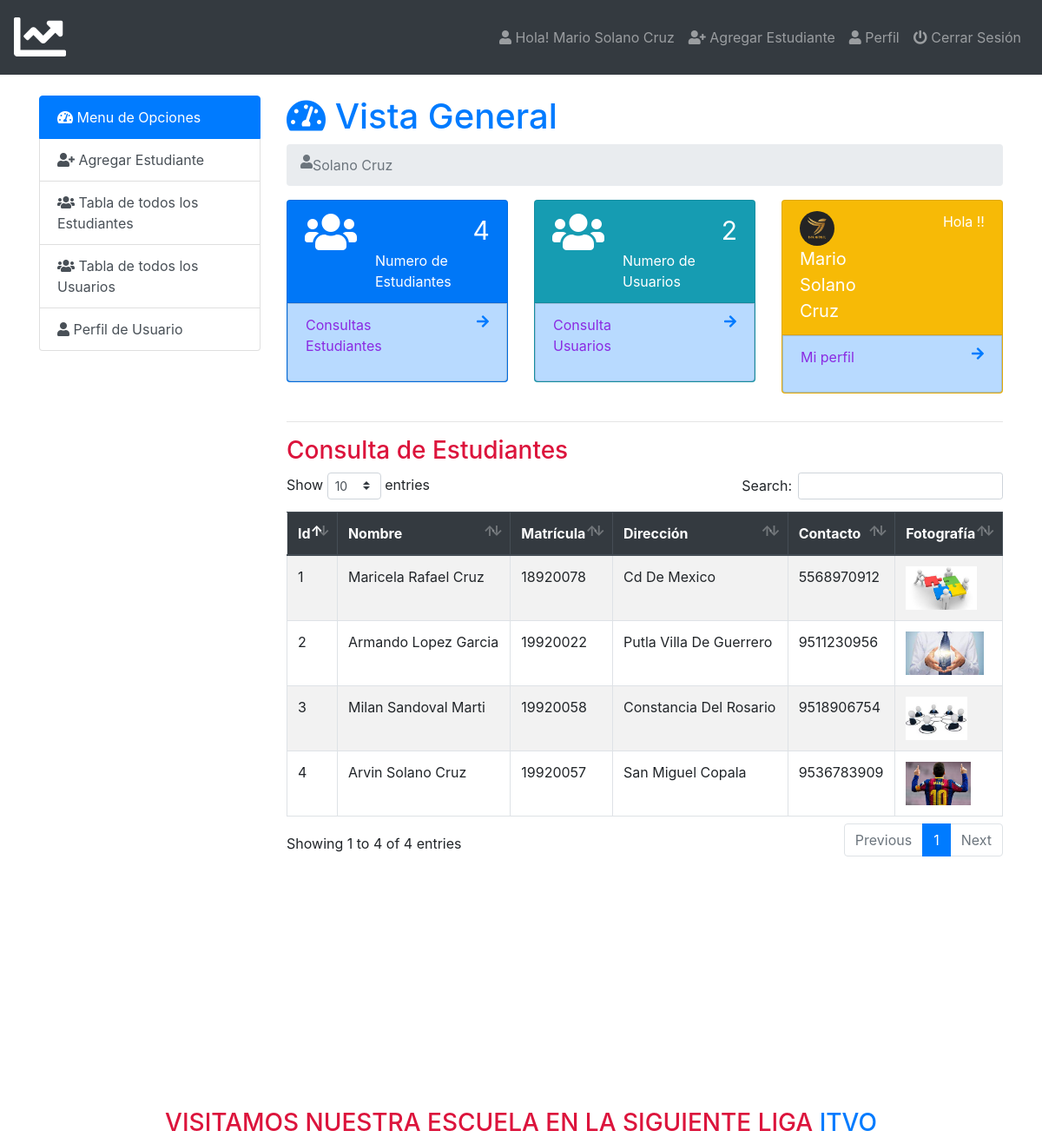
The page /admin/index.php (signed in) on the database its author committed.
### tables this page shows
CREATE TABLE `users` (
  `id` int(5) NOT NULL,
  `name` varchar(50) NOT NULL,
  `email` varchar(50) NOT NULL,
  `username` varchar(50) NOT NULL,
  `password` varchar(100) NOT NULL,
  `photo` varchar(50) NOT NULL,
  `status` varchar(12) NOT NULL,
  `datetime` timestamp NOT NULL DEFAULT current_timestamp()
);

CREATE TABLE `student_info` (
  `id` int(5) NOT NULL,
  `name` varchar(20) NOT NULL,
  `roll` int(6) NOT NULL,
  `class` varchar(7) NOT NULL,
  `city` varchar(150) NOT NULL,
  `pcontact` varchar(11) NOT NULL,
  `photo` varchar(50) NOT NULL,
  `datetime` timestamp NOT NULL DEFAULT current_timestamp()
);

### admin/dashboard.php (the view, shortened to what this page needs)
<h1><a href="index.php"><i class="fas fa-tachometer-alt"></i>  Vista General </a> <small></small></h1>
<nav aria-label="breadcrumb">
  <ol class="breadcrumb">
     <li class="breadcrumb-item active" aria-current="page"><i class="fas fa-user"></i> Solano Cruz</li>
  </ol>
</nav>
<div class="row student">
  <div class="col-sm-4">
     <div class="card text-white bg-primary mb-3">
      <div class="card-header">
        <div class="row">
          <div class="col-sm-4">
            <i class="fa fa-users fa-3x"></i>
          </div>
          <div class="col-sm-8">
            <div class="float-sm-right">&nbsp;<span style="font-size: 30px"><?php $stu=mysqli_query($db_con,'SELECT * FROM `student_info`'); $stu= mysqli_num_rows($stu); echo $stu; ?></span></div>
            <div class="clearfix"></div>
            <div class="float-sm-right">Numero de Estudiantes</div>
          </div>
        </div>
      </div>
      <div class="list-group-item-primary list-group-item list-group-item-action">
        <div class="row">
          <div class="col-sm-8">
            <p class="">Consultas  Estudiantes</p>
          </div>
          <div class="col-sm-4">
            <a href="all-student.php"><i class="fa fa-arrow-right float-sm-right"></i></a>
          </div>
        </div>
      </div>
    </div>
  </div>
  <div class="col-sm-4">
     <div class="card text-white bg-info mb-3">
      <div class="card-header">
        <div class="row">
          <div class="col-sm-4">
            <i class="fa fa-users fa-3x"></i>
          </div>
          <div class="col-sm-8">
            <div class="float-sm-right">&nbsp;<span style="font-size: 30px"><?php $tusers=mysqli_query($db_con,'SELECT * FROM `users`'); $tusers= mysqli_num_rows($tusers); echo $tusers; ?></span></div>
            <div class="clearfix"></div>
            <div class="float-sm-right">Numero de Usuarios</div>
          </div>
        </div>
      </div>
      <div class="list-group-item-primary list-group-item list-group-item-action">
         <a href="index.php?page=all-users">
        <div class="row">
          <div class="col-sm-8">
            <p class="">Consulta  Usuarios</p>
          </div>
          <div class="col-sm-4">
           <i class="fa fa-arrow-right float-sm-right"></i>
          </div>
        </div>
        </a>
      </div>
    </div>
  </div>
  <div class="col-sm-4">
     <div class="card text-white bg-warning mb-3">
      <div class="card-header">
        <div class="row">
          <?php $usernameshow = $_SESSION['user_login']; $userspro = mysqli_query($db_con,"SELECT * FROM `users` WHERE `username`='$usernameshow';"); $userrow=mysqli_fetch_array($userspro); ?>
          <div class="col-sm-6">
            <img class="showimg" src="images/<?php echo $userrow['photo']; ?>">
            <div style="font-size: 20px"><?php echo ucwords($userrow['name']); ?></div>
          </div>
          <div class="col-sm-6">
            <div class="float-sm-right">Hola !!</div>
          </div>
        </div>
      </div>
      <div class="list-group-item-primary list-group-item list-group-item-action">
        <a href="index.php?page=user-profile">
        <div class="row">
          <div class="col-sm-8">
            <p class="">Mi perfil</p>
          </div>
          <div class="col-sm-4">
            <i class="fa fa-arrow-right float-sm-right"></i>
          </div>
        </div>
        </a>
      </div>
    </div>
  </div>
</div>
<hr>
<h3>Consulta de Estudiantes</h3>
<table class="table  table-striped table-hover table-bordered" id="data">
  <thead class="thead-dark">
    <tr>
      <th scope="col">Id</th>
      <th scope="col">Nombre</th>
      <th scope="col">Matrícula</th>
      <th scope="col">Dirección</th>
      <th scope="col">Contacto</th>
      <th scope="col">Fotografía</th>
    </tr>
  </thead>
  <tbody>
    <?php
      $query=mysqli_query($db_con,'SELECT * FROM `student_info` ORDER BY `student_info`.`datetime` DESC;');
      $i=1;
      while ($result = mysqli_fetch_array($query)) { ?>
      <tr>
        <?php
        echo '<td>'.$i.'</td>
          <td>'.ucwords($result['name']).'</td>
          <td>'.$result['roll'].'</td>
          <td>'.ucwords($result['city']).'</td>
          <td>'.$result['pcontact'].'</td>
          <td><img src="images/'.$result['photo'].'" height="50px"></td>';?>
      </tr>
     <?php $i++;} ?>
  </tbody>
</table>

### admin/index.php (shortened to what this page needs)
<?php require_once 'db_con.php';
?>
<!doctype html>
<html lang="es">
  <head>
    <link rel="stylesheet" href="../css/bootstrap.min.css">
    <link rel="stylesheet" href="../css/dataTables.bootstrap4.min.css">
    <link rel="stylesheet" href="../css/fontawesome.min.css">
    <link rel="stylesheet" href="../css/solid.min.css">
    <link rel="stylesheet" href="https://cdnjs.cloudflare.com/ajax/libs/animate.css/4.0.0/animate.min.css"/>
    <link rel="stylesheet" type="text/css" href="../css/style.css">
    <link rel="stylesheet" href="../css/estilo.css">
  </head>
  <body>
<nav class="navbar navbar-expand-lg navbar-dark bg-dark">
  <a class="navbar-brand" href="index.php"><i class="fas fa-chart-line fa-3x"></i></a>
  <div class="navbar-collapse collapse justify-content-end" id="navbarSupportedContent">
    <?php $showuser = $_SESSION['user_login']; $haha = mysqli_query($db_con,"SELECT * FROM `users` WHERE `username`='$showuser';"); $showrow=mysqli_fetch_array($haha); ?>
    <ul class="nav navbar-nav ">
      <li class="nav-item"><a class="nav-link" href="index.php?page=user-profile"><i class="fa fa-user"></i> Hola! <?php echo $showrow['name']; ?></a></li>
      <li class="nav-item"><a class="nav-link" href="index.php?page=add-student"><i class="fa fa-user-plus"></i> Agregar Estudiante</a></li>
      <li class="nav-item"><a class="nav-link" href="index.php?page=user-profile"><i class="fa fa-user"></i> Perfil</a></li>
      <li class="nav-item"><a class="nav-link" href="logout.php"><i class="fa fa-power-off"></i> Cerrar Sesión</a></li>
    </ul>
  </div>
</nav>
<br>
    <div class="container">
        <div class="row">
          <div class="col-md-3">
            <div class="list-group">
              <a href="index.php?page=dashboard" class="list-group-item list-group-item-action active">
               <i class="fas fa-tachometer-alt"></i> Menu de Opciones
              </a>
              <a href="index.php?page=add-student" class="list-group-item list-group-item-action"><i class="fa fa-user-plus"></i> Agregar Estudiante</a>
              <a href="index.php?page=all-student" class="list-group-item list-group-item-action"><i class="fa fa-users"></i> Tabla de todos los Estudiantes</a>
              <a href="index.php?page=all-users" class="list-group-item list-group-item-action"><i class="fa fa-users"></i> Tabla de todos los Usuarios</a>
              <a href="index.php?page=user-profile" class="list-group-item list-group-item-action"><i class="fa fa-user"></i> Perfil de Usuario</a>
            </div>
          </div>
          <div class="col-md-9">
             <div class="content">
                 <?php
                   if (isset($_GET['page'])) {
                    $page = $_GET['page'].'.php';
                    }else{
                      $page = 'dashboard.php';
                    }
                    if (file_exists($page)) {
                      require_once $page;
                    }else{
                      require_once '404.php';
                    }
                  ?>
             </div>
        </div>
        </div>
    </div>
      <br><br><br><br><br><br><br><br><br><br><br><br>
      <center><h3>VISITAMOS NUESTRA ESCUELA EN LA SIGUIENTE LIGA  <a href="https://www.voaxaca.tecnm.mx/">ITVO</a></h3></center>
  </body>
</html>

### css/style.css (style rules this page uses)
img.showimg { border-radius: 50%; height: 40px; width: 40px; }

### css/estilo.css (style rules this page uses)
h1 { color: rgb(163, 9, 9); }
p { color: blueviolet; }
h3 { color: crimson; }

### rows shown on the page
users: name "Mario Solano Cruz", photo (picture)
student_info: name "Maricela Rafael Cruz", roll "18920078", city "Cd De Mexico", pcontact "5568970912", photo (picture)
student_info: name "Armando Lopez Garcia", roll "19920022", city "Putla Villa De Guerrero", pcontact "9511230956", photo (picture)
student_info: name "Milan Sandoval Marti", roll "19920058", city "Constancia Del Rosario", pcontact "9518906754", photo (picture)
student_info: name "Arvin Solano Cruz", roll "19920057", city "San Miguel Copala", pcontact "9536783909", photo (picture)

### other values the page prints
$stu "4"
$tusers "2"
